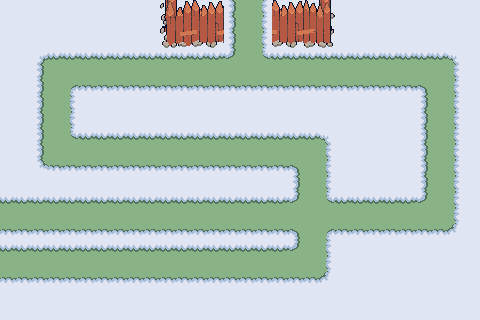

The image is a tile-based game level rendered from a .tmx file. Its description and complete source (layers, tilesets, objects, tile grids) follow:
An orthogonal 30x20 tile map with 16x16 px tiles, 2 tile layers (Kachelebene 1, Kachelebene 2), 3 tilesets.

<map version="1.10" tiledversion="1.11.2" orientation="orthogonal" renderorder="right-down" width="30" height="20" tilewidth="16" tileheight="16" infinite="0" nextlayerid="3" nextobjectid="1">
 <tileset firstgid="1" source="Tiles/tileset_winter_true.tsx" />
 <tileset firstgid="19" source="Tiles/tileset_winter_filter.tsx" />
 <tileset firstgid="211" source="Tiles/Tileset2-extruded.tsx" />
 <layer id="1" name="Kachelebene 1" width="30" height="20">
  <data encoding="csv">
199,199,199,199,199,199,199,199,199,199,199,199,199,199,4,5,6,199,199,199,199,199,199,199,199,199,199,199,199,199,
199,199,199,199,199,199,199,199,199,199,199,199,199,199,4,5,6,199,199,199,199,199,199,199,199,199,199,199,199,199,
199,199,199,199,199,199,199,199,199,199,199,199,199,199,4,5,6,199,199,199,199,199,199,199,199,199,199,199,199,199,
199,199,1,2,2,2,2,2,2,2,2,2,2,2,14,5,13,2,2,2,2,2,2,2,2,2,2,2,3,199,
199,199,4,5,5,5,5,5,5,5,5,5,5,5,5,5,5,5,5,5,5,5,5,5,5,5,5,5,6,199,
199,199,4,5,10,8,8,8,8,8,8,8,8,8,8,8,8,8,8,8,8,8,8,8,8,8,11,5,6,199,
199,199,4,5,6,199,199,199,199,199,199,199,199,199,199,199,199,199,199,199,199,199,199,199,199,199,4,5,6,199,
199,199,4,5,6,199,199,199,199,199,199,199,199,199,199,199,199,199,199,199,199,199,199,199,199,199,4,5,6,199,
199,199,4,5,6,199,199,199,199,199,199,199,199,199,199,199,199,199,199,199,199,199,199,199,199,199,4,5,6,199,
199,199,4,5,13,2,2,2,2,2,2,2,2,2,2,2,2,2,2,2,3,199,199,199,199,199,4,5,6,199,
199,199,4,5,5,5,5,5,5,5,5,5,5,5,5,5,5,5,5,5,6,199,199,199,199,199,4,5,6,199,
199,199,7,8,8,8,8,8,8,8,8,8,8,8,8,8,8,8,11,5,6,199,199,199,199,199,4,5,6,199,
2,2,2,2,2,2,2,2,2,2,2,2,2,2,2,2,2,2,14,5,13,2,2,2,2,2,14,5,6,199,
5,5,5,5,5,5,5,5,5,5,5,5,5,5,5,5,5,5,5,5,5,5,5,5,5,5,5,5,6,199,
8,8,8,8,8,8,8,8,8,8,8,8,8,8,8,8,8,8,11,5,10,8,8,8,8,8,8,8,1610612743,199,
2,2,2,2,2,2,2,2,2,2,2,2,2,2,2,2,2,2,14,5,6,199,199,199,199,199,199,199,199,199,
5,5,5,5,5,5,5,5,5,5,5,5,5,5,5,5,5,5,5,5,6,199,199,199,199,199,199,199,199,199,
8,8,8,8,8,8,8,8,8,8,8,8,8,8,8,8,8,8,8,8,1610612743,199,199,199,199,199,199,199,199,199,
199,199,199,199,199,199,199,199,199,199,199,199,199,199,199,199,199,199,199,199,199,199,199,199,199,199,199,199,199,199,
199,199,199,199,199,199,199,199,199,199,199,199,199,199,199,199,199,199,199,199,199,199,199,199,199,199,199,199,199,199
</data>
 </layer>
 <layer id="2" name="Kachelebene 2" width="30" height="20">
  <data encoding="csv">
0,0,0,0,0,0,0,0,0,0,0,0,0,0,0,0,0,0,0,0,0,0,0,0,0,0,0,0,0,0,
0,0,0,0,0,0,0,0,0,0,243,0,212,0,0,0,0,212,0,248,0,0,0,0,0,0,0,0,0,0,
0,0,0,0,0,0,0,0,0,0,251,0,220,0,0,0,0,220,0,256,0,0,0,0,0,0,0,0,0,0,
0,0,0,0,0,0,0,0,0,0,0,0,0,0,0,0,0,0,0,0,0,0,0,0,0,0,0,0,0,0,
0,0,0,0,0,0,0,0,0,0,0,0,0,0,0,0,0,0,0,0,0,0,0,0,0,0,0,0,0,0,
0,0,0,0,0,0,0,0,0,0,0,0,0,0,0,0,0,0,0,0,0,0,0,0,0,0,0,0,0,0,
0,0,0,0,0,0,0,0,0,0,0,0,0,0,0,0,0,0,0,0,0,0,0,0,0,0,0,0,0,0,
0,0,0,0,0,0,0,0,0,0,0,0,0,0,0,0,0,0,0,0,0,0,0,0,0,0,0,0,0,0,
0,0,0,0,13,2,2,2,2,2,2,2,2,2,2,2,2,2,2,2,3,0,0,0,0,0,0,0,0,0,
0,0,0,0,5,5,5,5,5,5,5,5,5,5,5,5,5,5,5,5,6,0,0,0,0,0,0,0,0,0,
0,0,7,8,8,8,8,8,8,8,8,8,8,8,8,8,8,8,11,0,0,0,0,0,0,0,0,0,0,0,
0,0,199,199,199,199,199,199,199,199,199,199,199,199,199,199,199,199,4,0,0,0,0,0,0,0,0,0,0,0,
0,0,0,0,0,0,0,0,0,0,0,0,0,0,0,0,0,0,0,0,0,0,0,0,0,0,0,0,0,0,
0,0,0,0,0,0,0,0,0,0,0,0,0,0,0,0,0,0,0,0,0,0,0,0,0,0,0,0,0,0,
0,0,0,0,0,0,0,0,0,0,0,0,0,0,0,0,0,0,0,0,0,0,0,0,0,0,0,0,0,0,
0,0,0,0,0,0,0,0,0,0,0,0,0,0,0,0,0,0,0,0,0,0,0,0,0,0,0,0,0,0,
0,0,0,0,0,0,0,0,0,0,0,0,0,0,0,0,0,0,0,0,0,0,0,0,0,0,0,0,0,0,
0,0,0,0,0,0,0,0,0,0,0,0,0,0,0,0,0,0,0,0,0,0,0,0,0,0,0,0,0,0,
0,0,0,0,0,0,0,0,0,0,0,0,0,0,0,0,0,0,0,0,0,0,0,0,0,0,0,0,0,0,
0,0,0,0,0,0,0,0,0,0,0,0,0,0,0,0,0,0,0,0,0,0,0,0,0,0,0,0,0,0
</data>
 </layer>
</map>
